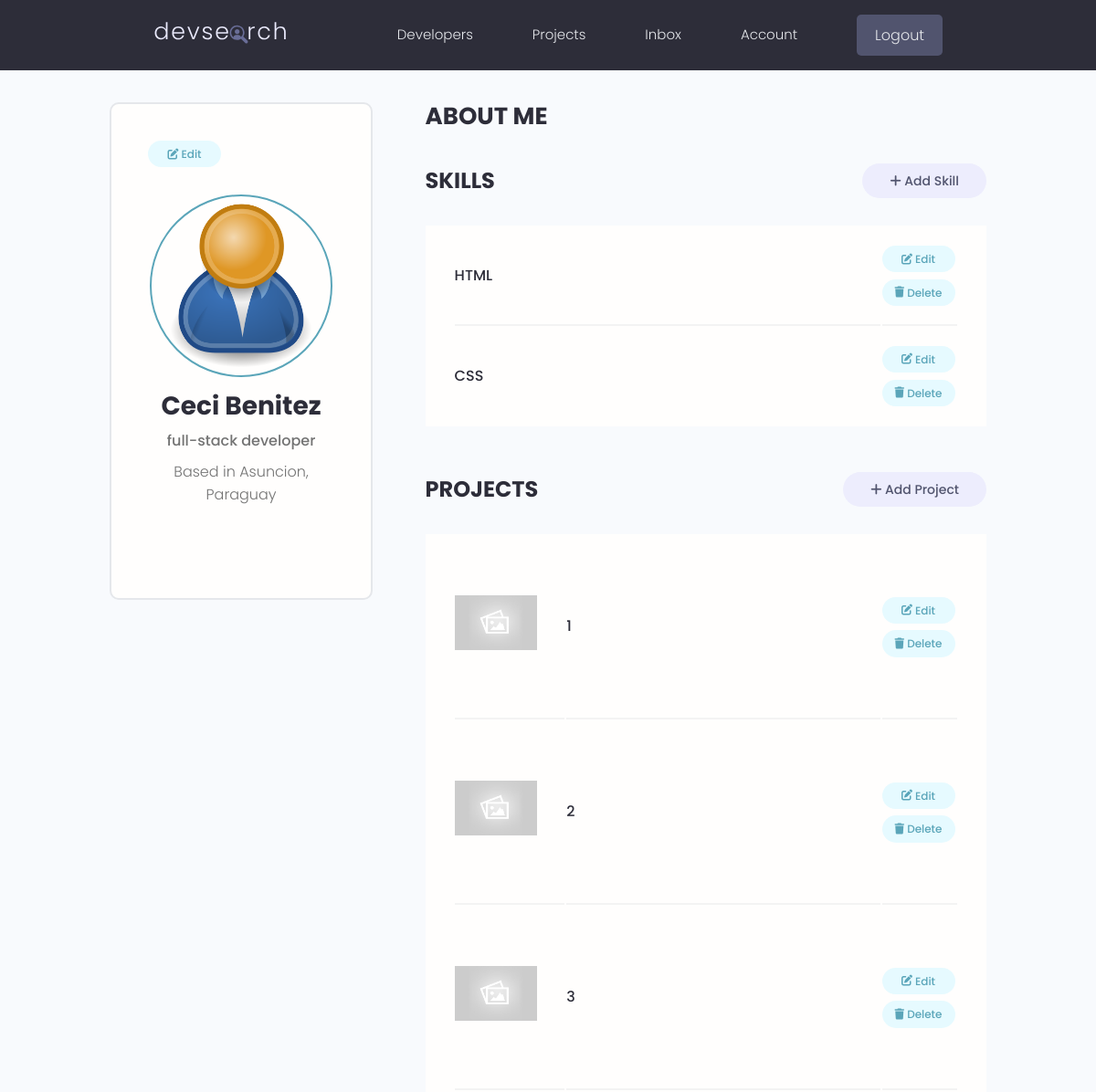
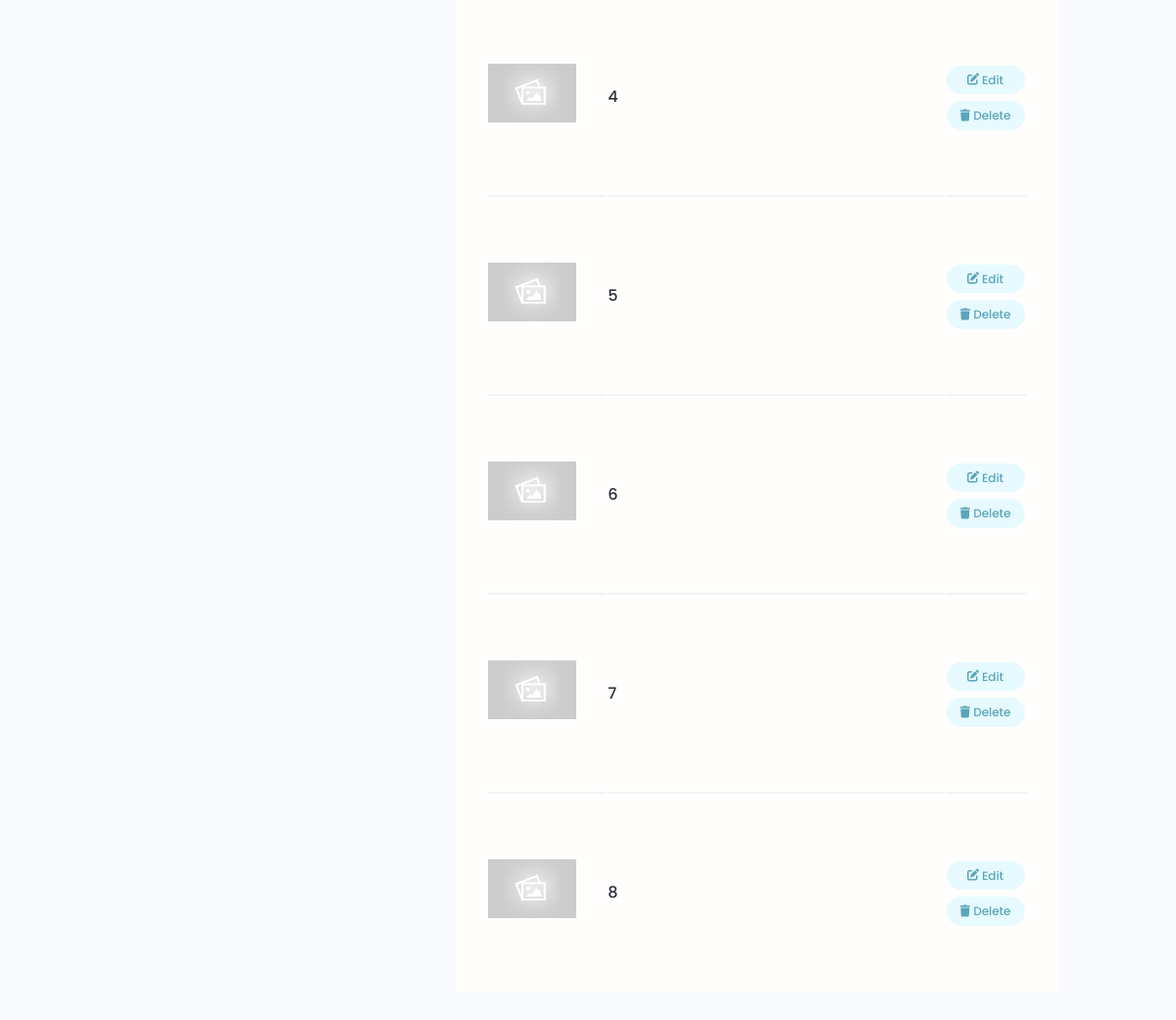
/account/ (signed in), run on the app's committed database (2 pictures, top to bottom).
### users/models.py (models this page shows, shortened)
class Profile(models.Model):
    user = models.OneToOneField(User, on_delete=models.CASCADE, null=True, blank=True)
    name = models.CharField(max_length=200, null=True, blank=True)
    email = models.EmailField(max_length=500, null=True, blank=True)
    username = models.CharField(max_length=200, null=True, blank=True)
    location = models.CharField(max_length=200, null=True, blank=True)
    short_intro = models.CharField(max_length=200, null=True, blank=True)
    bio = models.TextField(null=True, blank=True)
    profile_image = models.ImageField(null=True, blank=True, upload_to="profiles/", default="profiles/user-default.png")
    social_github = models.CharField(max_length=200, null=True, blank=True)
    social_twitter = models.CharField(max_length=200, null=True, blank=True)
    social_linkedin = models.CharField(max_length=200, null=True, blank=True)
    social_youtube = models.CharField(max_length=200, null=True, blank=True)
    social_website = models.CharField(max_length=200, null=True, blank=True)
    created = models.DateTimeField(auto_now_add=True)
    id = models.UUIDField(default=uuid.uuid4, unique=True, primary_key=True, editable=False)

class Skill(models.Model):
    owner = models.ForeignKey(Profile, on_delete=models.CASCADE, null=True, blank=True)
    name = models.CharField(max_length=200, null=True, blank=True)
    description = models.TextField(null=True, blank=True)
    created = models.DateTimeField(auto_now_add=True)
    id = models.UUIDField(default=uuid.uuid4, unique=True, primary_key=True, editable=False)

### projects/models.py (models this page shows, shortened)
class Project(models.Model):
    owner = models.ForeignKey(Profile, null=True, blank=True, on_delete=models.SET_NULL)
    title = models.CharField(max_length=200)
    description = models.TextField(null=True, blank=True)
    featured_image = models.ImageField(null=True, blank=True, default="default.jpg")
    demo_link = models.CharField(max_length=2000, null=True, blank=True)
    source_link = models.CharField(max_length=2000, null=True, blank=True)
    tags = models.ManyToManyField("Tag", blank=True)
    vote_total = models.IntegerField(default=0, null=True, blank=True)
    vote_ratio = models.IntegerField(default=0, null=True, blank=True)
    created = models.DateTimeField(auto_now_add=True)
    id = models.UUIDField(default=uuid.uuid4, unique=True, primary_key=True, editable=False)
    class Meta:
        ordering = ["-vote_ratio", "-vote_total", "title"]

### users/views.py (the view)
# urls.py: path('account/', views.user_account, name="account"),
@login_required(login_url="login")
def user_account(request):
    profile = request.user.profile
    skills = profile.skill_set.all()
    projects = profile.project_set.all()
    context = {"profile": profile, "skills": skills, "projects": projects}
    return render(request, 'users/account.html', context)

### users/templates/users/account.html (shortened to what this page needs)
 {% extends 'main.html' %}
 {% block content %}
  <main class="settingsPage profile my-md">
    <div class="container">
      <div class="layout">
        <div class="column column--1of3">
          <div class="card text-center">
            <div class="card__body dev">
              <a class="tag tag--pill tag--main settings__btn wt" href="{% url 'edit-account' %}"><i class="fa-sharp fa-solid fa-pen-to-square"></i>&nbsp;Edit</a>
              <img class="avatar avatar--xl dev__avatar" src="{{profile.profile_image.url}}" />
              <h2 class="dev__name">{{ profile.name }}</h2>
              <p class="dev__title">{{ profile.short_intro }}</p>
              <p class="dev__location">Based in {{profile.location}}</p>
            </div>
          </div>
        </div>
        <div class="column column--2of3">
          <div class="devInfo">
            <h3 class="devInfo__title">About Me</h3>
          </div>
          <div class="settings">
            <h3 class="settings__title">Skills</h3>
            <a class="tag tag--pill tag--sub settings__btn tag--lg" href="{% url 'create-skill' %}"><i class="fa-solid fa-plus"></i>&nbsp;Add Skill</a>
          </div>
          <table class="settings__table">
            {% for skill in skills %}
            <tr>
              <td class="settings__tableInfo">
                <h4>{{skill.name}}</h4>
              </td>
              <td class="settings__tableActions">
                <a class="tag tag--pill tag--main settings__btn wt" href="{% url 'update-skill' skill.id %}"><i class="fa-sharp fa-solid fa-pen-to-square"></i>&nbsp;Edit</a>
                <a class="tag tag--pill tag--main settings__btn wt" href="{% url 'delete-skill' skill.id %}?next=/account"><i class="fa-sharp fa-solid fa-trash"></i>&nbsp;Delete</a>
              </td>
            </tr>
            {% endfor %}
          </table>
          <div class="settings">
            <h3 class="settings__title">Projects</h3>
            <a class="tag tag--pill tag--sub settings__btn tag--lg" href="{% url 'create-project' %}"><i class="fa-solid fa-plus"></i>&nbsp;Add Project</a>
          </div>
          <table class="settings__table">
            {% for project in projects %}
            <tr>
              <td class="settings__thumbnail">
                <a href="{% url 'project' project.id %}"><img src="{{project.featured_image.url}}" alt="Project Thumbnail" /></a>
              </td>
              <td class="settings__tableInfo">
                <a href="{% url 'project' project.id %}">{{project.title}}</a>
              </td>
              <td class="settings__tableActions">
                <a class="tag tag--pill tag--main settings__btn wt" href="{% url 'update-project' project.id %}"><i class="fa-sharp fa-solid fa-pen-to-square"></i>&nbsp;Edit</a>
                <a class="tag tag--pill tag--main settings__btn wt" href="{% url 'delete-project' project.id %}?next=/account"><i class="fa-sharp fa-solid fa-trash"></i>&nbsp;Delete</a>
              </td>
            </tr>
            {% endfor %}
          </table>
        </div>
      </div>
    </div>
  </main>
{% endblock content %}

### static/styles/app.css (style rules this page uses)
:root { --color-sub: #2d2d39; }
.card { border: 2px solid var(--color-light); }
img { width: 100%; }
.profile .card > .dev { padding: 4rem; }
.dev__avatar { display: block; margin: auto; }
.dev__name { color: var(--color-sub); font-size: 2.8rem; font-weight: 700; margin-top: 1rem; margin-bottom: 0.5rem; }
.dev__title { font-size: 1.6rem; font-weight: 500; line-height: 1.3; }
.dev__location { margin-top: 1rem; }
.devInfo { margin-bottom: 3rem; }
.devInfo__title, .devInfo__subtitle { font-size: 2.6rem; color: var(--color-sub); text-transform: uppercase; font-weight: 700; margin-bottom: 1.5rem; }
.settingsPage .dev > .settings__btn { display: block; margin-bottom: 3rem; }
.settings { display: flex; justify-content: space-between; align-items: center; }
.settings__title { font-size: 2.4rem; text-transform: uppercase; font-weight: 700; color: var(--color-sub); }
.settings__table { margin-top: 3rem; margin-bottom: 5rem; padding: 0 3rem; background: var(--color-white); }
.settings__table tr { width: 100%; }
.settings__table tr > td { padding: 2rem 0; }
.settings__table tr:not(:last-child) td { border-bottom: 2px solid var(--color-white-light); }
.settings__thumbnail { width: 23%; min-width: 10rem; }
.settings__thumbnail img { padding-right: 3rem; height: 15rem; object-fit: contain; }
.settings__tableInfo { width: 100%; }
.settings__tableInfo h4, .settings__tableInfo a { padding-right: 1rem; width: auto; font-size: 1.6rem; font-weight: 500; color: var(--color-sub); }
.settings__tableActions { text-align: right; }

### static/styles/main.css (style rules this page uses)
.wt { width: 80px !important; display: flex; justify-content: center; }

### static/uikit/styles/modules/_variables.css (style rules this page uses)
:root { --color-main: #5aa5b9; --color-main-light: #e6faff; --color-sub: #3f4156; --color-sub-light: #51546e; --color-sub-lighter: #ededfd; --color-text: #737373; --color-gray: #8b8b8b; --color-light: #e5e7eb; --color-light-gray: #767676; --color-bg: #f8fafd; --color-white: #fffefd; --color-white-light: #f3f3f3; --color-success: #359e64; --color-success-bg: #def8e8; --color-error: #fc4b0b; --color-error-bg: #fff2ee; --font-base: 'Poppins', arial, helvetica, 'Segoe UI', roboto, ubuntu, sans-serif; --font-monospace: 'Fira Code', 'Courier New', courier, monospace; --font-regular: 300; --font-medium: 500; --font-bold: 700; --generic-shadow: 1px 1px 5px #00000010; --generic-transition: all 0.3s ease-in-out; }

### static/uikit/styles/modules/_base.css (style rules this page uses)
* { margin: 0; padding: 0; box-sizing: border-box; text-rendering: optimizeLegibility; color: inherit; font-size: inherit; }
html { font-size: 50%; }
@media only screen and (min-width: 480px) { html { font-size: 56.25%; } }
@media only screen and (min-width: 1200px) { html { font-size: 62.5%; } }
body { line-height: 1.6; font-weight: 400; font-size: 1.5rem; color: var(--color-text); background-color: var(--color-bg); min-height: 100vh; }

### static/uikit/styles/modules/_typography.css (style rules this page uses)
* { font-family: var(--font-base); }
h2 { font-size: 3.6rem; font-weight: var(--font-bold); }
h3 { font-size: 3.2rem; font-weight: var(--font-medium); }
h4 { font-size: 2.8rem; font-weight: var(--font-medium); }
p, span, strong { font-size: 1.6rem; color: var(--color-text); font-weight: var(--font-regular); }
a { padding-bottom: 2px; text-decoration: none; display: inline-block; color: var(--color-main); font-weight: var(--font-medium); }

### static/uikit/styles/modules/_utilities.css (style rules this page uses)
.container { width: 92%; max-width: 165rem; margin: 0 auto; box-sizing: border-box; }
@media screen and (min-width: 1000px) { .container { width: 90%; } }
@media screen and (min-width: 1200px) { .container { width: 80%; } }
.text-center { text-align: center; }
.my-md { margin: 3rem auto; }

### static/uikit/styles/modules/_avatar.css (style rules this page uses)
.avatar { border-radius: 50%; border: 2px solid var(--color-main); object-fit: cover; }
.avatar--xl { height: 20rem; width: 20rem; }

### static/uikit/styles/modules/_card.css (style rules this page uses)
.card { border-radius: 1rem; background-color: var(--color-white); border: 1.5px solid var(--color-light); width: auto; height: auto; margin-top: 0.5rem; margin-bottom: 0.5rem; overflow: hidden; }
.card__body, .card__header { padding: 2rem 2.5rem; }

### static/uikit/styles/modules/_layout.css (style rules this page uses)
.layout { display: flex; flex-flow: row wrap; justify-content: space-between; }
.layout > .column { margin-bottom: 3rem; }
.layout > .column.column--1of3 { flex-basis: 30%; }
.layout > .column.column--2of3 { flex-basis: 64%; }

### data on the page
Profile: profile_image (placeholder picture), name "Ceci Benitez", short_intro "full-stack developer", location "Asuncion, Paraguay"
Skill: name "HTML"
Skill: name "CSS"
Project: featured_image (placeholder picture), title "1"
Project: featured_image (placeholder picture), title "2"
Project: featured_image (placeholder picture), title "3"
Project: featured_image (placeholder picture), title "4"
Project: featured_image (placeholder picture), title "5"
Project: featured_image (placeholder picture), title "6"
Project: featured_image (placeholder picture), title "7"
Project: featured_image (placeholder picture), title "8"
